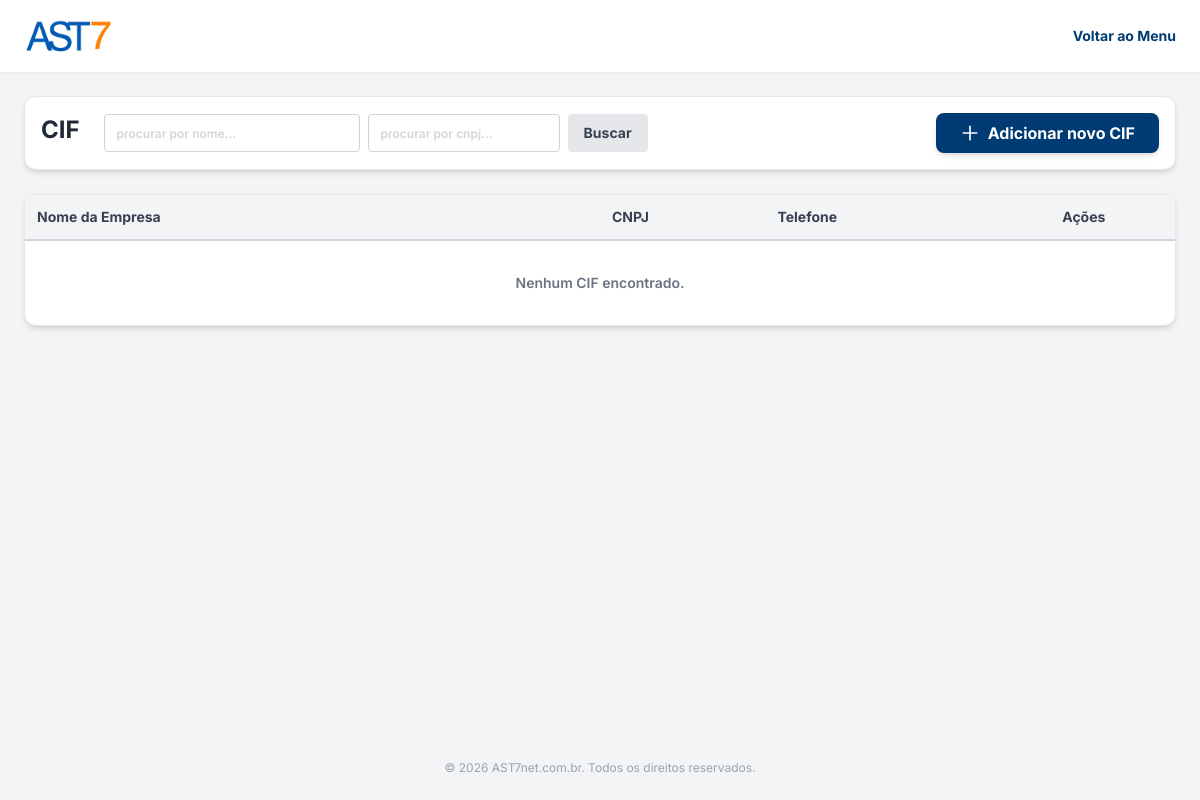
The app's page /cifs.php (signed in), older data.
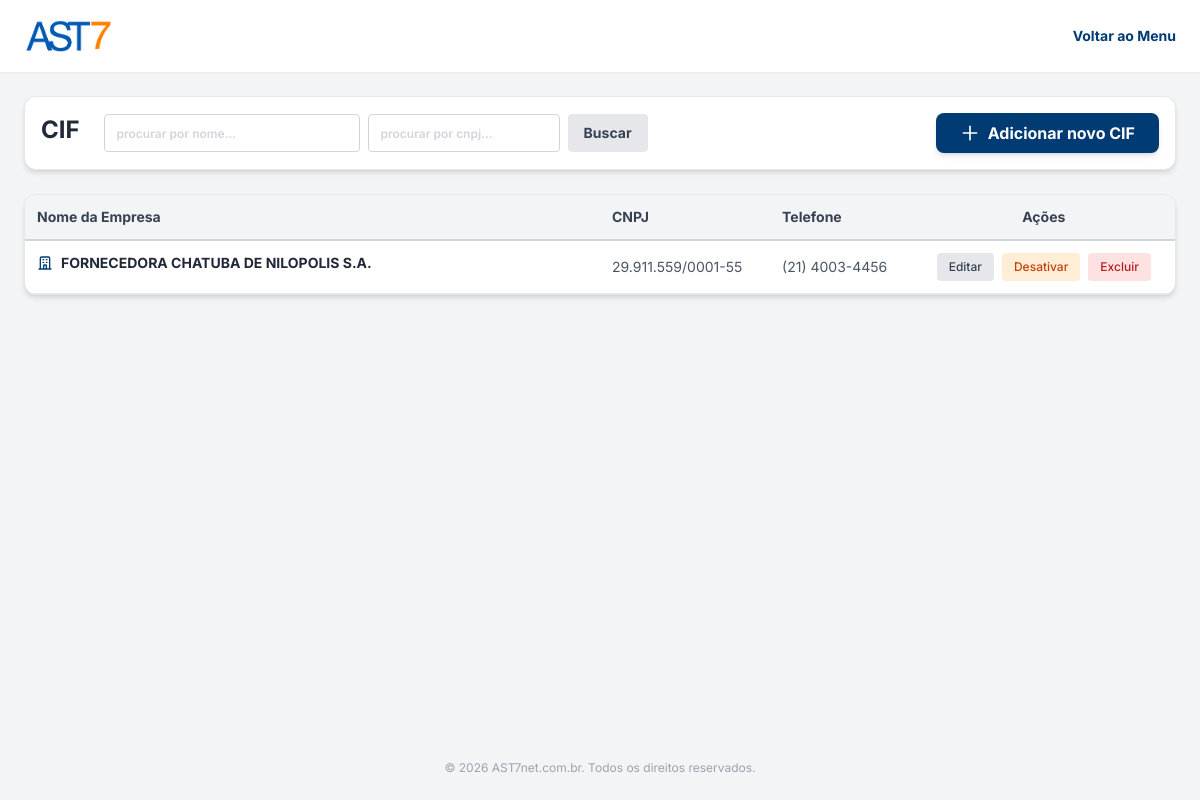
The same page, newer data.
### tables this page shows
CREATE TABLE cifs (
                id INTEGER PRIMARY KEY AUTOINCREMENT,
                razao_social TEXT NOT NULL,
                cpf TEXT,
                cnpj TEXT UNIQUE,
                insc_estadual TEXT,
                endereco TEXT,
                numero TEXT,
                complemento TEXT,
                bairro TEXT,
                cidade TEXT,
                uf TEXT,
                cep TEXT,
                telefone TEXT,
                celular TEXT,
                whatsapp TEXT,
                contato_nome TEXT,
                contato_celular TEXT,
                contato_departamento TEXT,
                contato_ramal TEXT,
                email TEXT,
                email_danfe TEXT,
                observacao TEXT,
                ativo INTEGER DEFAULT 1,
                created_at DATETIME DEFAULT CURRENT_TIMESTAMP
            );

### cifs.php (the view, shortened to what the changed rows need)
<?php
function formatarCnpj($cnpj) {
    $cnpj = preg_replace('/[^0-9]/', '', $cnpj);
    if (strlen($cnpj) === 14) {
        return preg_replace('/(\d{2})(\d{3})(\d{3})(\d{4})(\d{2})/', '$1.$2.$3/$4-$5', $cnpj);
    }
    return $cnpj;
}
function formatarTelefone($telefone) {
    $tel = preg_replace('/[^0-9]/', '', $telefone);
    $len = strlen($tel);
    if ($len === 10) {
        return preg_replace('/(\d{2})(\d{4})(\d{4})/', '($1) $2-$3', $tel);
    } elseif ($len === 11) {
        return preg_replace('/(\d{2})(\d{5})(\d{4})/', '($1) $2-$3', $tel);
    }
    return $telefone;
}
$pdo = Database::getInstance();
$pagina_atual = isset($_GET['page']) && is_numeric($_GET['page']) ? (int)$_GET['page'] : 1;
$limite = 10;
$offset = ($pagina_atual - 1) * $limite;
$sql_where = " WHERE 1=1";
$params = [];
$sql = "SELECT * FROM cifs" . $sql_where . " ORDER BY razao_social ASC LIMIT $limite OFFSET $offset";
$stmt = $pdo->prepare($sql);
$stmt->execute($params);
$cifs = $stmt->fetchAll();
?>
<!DOCTYPE html>
<html lang="pt-BR">
<head>
    <script src="https://cdn.tailwindcss.com"></script>
</head>
<body class="bg-bg-main min-h-screen flex flex-col font-sans text-text-main text-base">
    <main class="flex-grow p-4 md:p-6 max-w-[1400px] mx-auto w-full">
        <div class="bg-white p-4 rounded-xl shadow-md border border-gray-200 mb-6 flex flex-col md:flex-row justify-between items-center gap-4">
            <div class="flex gap-2 w-full md:w-auto">
                <h1 class="text-2xl font-bold text-gray-800 hidden md:block mr-4">CIF</h1>
            </div>
        </div>
        <div class="bg-white rounded-xl shadow-md border border-gray-200 overflow-hidden">
            <div class="overflow-x-auto">
                <table class="w-full text-left border-collapse text-sm">
                    <thead>
                        <tr class="border-b-2 border-gray-300 text-gray-700 bg-gray-100">
                            <th class="py-3 px-3 font-bold w-1/2">Nome da Empresa</th>
                            <th class="py-3 px-3 font-bold">CNPJ</th>
                            <th class="py-3 px-3 font-bold">Telefone</th>
                            <th class="py-3 px-3 font-bold text-center">Ações</th>
                        </tr>
                    </thead>
                    <tbody>
                        <?php foreach($cifs as $c): ?>
                        <tr class="border-b border-gray-200 hover:bg-blue-50 transition-colors <?= $c['ativo'] == 0 ? 'opacity-60 bg-gray-100' : '' ?>">
                            <td class="py-3 px-3 font-bold text-gray-800 flex items-center gap-2">
                                <svg class="w-4 h-4 text-brand-blue" fill="none" stroke="currentColor" viewBox="0 0 24 24"><path stroke-linecap="round" stroke-linejoin="round" stroke-width="2" d="M19 21V5a2 2 0 00-2-2H7a2 2 0 00-2 2v16m14 0h2m-2 0h-5m-9 0H3m2 0h5M9 7h1m-1 4h1m4-4h1m-1 4h1m-5 10v-5a1 1 0 011-1h2a1 1 0 011 1v5m-4 0h4"></path></svg>
                                <?= htmlspecialchars($c['razao_social']) ?>
                            </td>
                            <td class="py-3 px-3 text-gray-600"><?= formatarCnpj($c['cnpj']) ?></td>
                            <td class="py-3 px-3 text-gray-600"><?= formatarTelefone($c['telefone']) ?></td>
                            <td class="py-3 px-3">
                                <div class="flex items-center justify-center gap-2">
                                    <a href="cifs.php?edit=<?= $c['id'] ?>" class="bg-gray-200 text-gray-700 hover:bg-gray-300 px-3 py-1.5 rounded transition-colors text-xs font-medium">Editar</a>
                                    <a href="cifs.php?toggle=<?= $c['id'] ?>" class="<?= $c['ativo'] ? 'bg-orange-100 text-orange-700 hover:bg-orange-200' : 'bg-green-100 text-green-700 hover:bg-green-200' ?> px-3 py-1.5 rounded transition-colors text-xs font-medium">
                                        <?= $c['ativo'] ? 'Desativar' : 'Ativar' ?>
                                    </a>
                                    <a href="cifs.php?delete=<?= $c['id'] ?>" onclick="return confirm('Tem certeza que deseja EXCLUIR este CIF?')" class="bg-red-100 text-red-700 hover:bg-red-200 px-3 py-1.5 rounded transition-colors text-xs font-medium">Excluir</a>
                                </div>
                            </td>
                        </tr>
                        <?php endforeach; ?>
                        <?php if(empty($cifs)): ?>
                        <tr>
                            <td colspan="4" class="py-8 text-center text-gray-500 font-semibold">Nenhum CIF encontrado.</td>
                        </tr>
                        <?php endif; ?>
                    </tbody>
                </table>
            </div>
        </div>
    </main>
</body>
</html>

Row changes from the older to the newer data that the page shows:
added cifs: razao_social "FORNECEDORA CHATUBA DE NILOPOLIS S.A.", cnpj "29.911.559/0001-55", telefone "(21) 4003-4456", ativo "Desativar"
Text that changed along with them:
text no longer shown: "Nenhum CIF encontrado."
